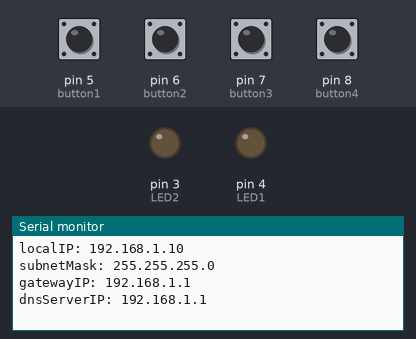
The sketch below on a simulated Arduino Uno, built with avr-gcc and run on an emulated ATmega328P. Parts: output pins drawn as LEDs (lit = HIGH), the last lines printed to the serial monitor. The inputs (shaded band) are chosen by the test bench; at power-on: pin 5 (button1), pin 6 (button2), pin 7 (button3), pin 8 (button4) HIGH. WiFi joins after 1.5 s; servers stay silent unless stated.

Above: at 1.2 s.
1.3 s: pin 5 (button1) pulled LOW for 0.15 s
At 1.51 s:
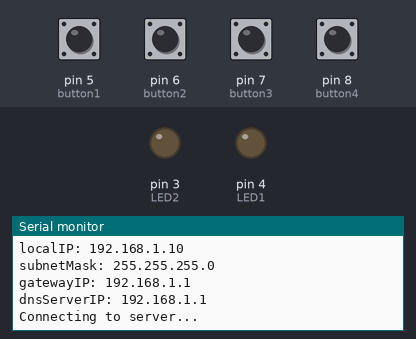
At 2.7 s:
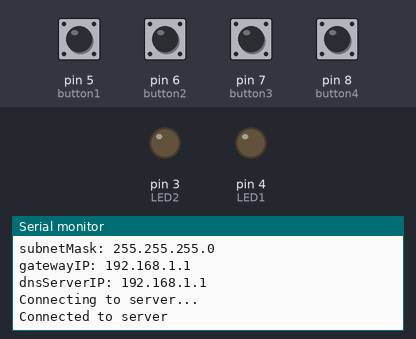

The sketch:

update_enc.ino
```cpp
#include <ezButton.h>
#include <UIPEthernet.h>

EthernetClient client;
unsigned long nextConnectTime = 0;
ezButton button1(5); // create ezButton object that attach to pin 6;
ezButton button2(6); // create ezButton object that attach to pin 7;
ezButton button3(7); // create ezButton object that attach to pin 8;
ezButton button4(8); // create ezButton object that attach to pin 5;
const int LED1 = 4;
const int LED2 = 3;
int size;

uint8_t *stat = NULL;

void setup()
{
    Serial.begin(9600);
    button1.setDebounceTime(50); // set debounce time to 50 milliseconds
    button2.setDebounceTime(50);  // set debounce time to 50 milliseconds
    button3.setDebounceTime(50);  // set debounce time to 50 milliseconds
    button4.setDebounceTime(50);  // set debounce time to 50 milliseconds
  pinMode(LED1, OUTPUT);
  pinMode(LED2, OUTPUT);

    uint8_t mac[6] = {0x00, 0x01, 0x02, 0x03, 0x04, 0x05};
    Ethernet.begin(mac, IPAddress(192, 168, 1, 10));

    Serial.print("localIP: ");
    Serial.println(Ethernet.localIP());
    Serial.print("subnetMask: ");
    Serial.println(Ethernet.subnetMask());
    Serial.print("gatewayIP: ");
    Serial.println(Ethernet.gatewayIP());
    Serial.print("dnsServerIP: ");
    Serial.println(Ethernet.dnsServerIP());
                    client.stop();

}

void loop()
{
    button1.loop(); // MUST call the loop() function first
    button2.loop(); // MUST call the loop() function first
    button3.loop(); // MUST call the loop() function first
    button4.loop(); // MUST call the loop() function first

    if (button4.isPressed()){
        me('4');
            if(stat!= NULL)
         digitalWrite(LED2,LOW);
                client.stop();


    }
    else if (button3.isPressed()){
        me('3');
          if(stat!= NULL)
         digitalWrite(LED1,LOW);
                client.stop();

    }
    else if (button2.isPressed())
    {
        me('2');
         if(stat!= NULL)
         digitalWrite(LED2,HIGH);
                 client.stop();


    }
    else if (button1.isPressed())
    {
        me('1');
        if(stat!= NULL)
  digitalWrite(LED1,HIGH);
        client.stop();

    }
}

void me(char i)
{
    unsigned long currentTime = millis();

    if (currentTime >= nextConnectTime)
    {
        nextConnectTime = currentTime + 3000;

        Serial.println("Connecting to server...");
        if (client.connect(IPAddress(192, 168, 1, 177), 4080))
        {
            Serial.println("Connected to server");
            client.println(i);

            while (client.available() == 0)
            {
                if (millis() >= nextConnectTime)
                {
                    Serial.println("Timeout waiting for server response");
                    void(* resetFunc) (void) = 0;
                }
            }

            size = client.available();
            stat = (uint8_t *)malloc(size);
            if (stat == NULL)
            {
                Serial.println("Failed to allocate memory for response");
            }

            size = client.read(stat, size);
            Serial.write(stat, size);

            if (size > 0)
            {
                          Serial.write(stat, size);

            }
            else
            {
                Serial.println("Invalid server response");
            }

            free(stat);
        }
        else
        {
            Serial.println("Failed to connect to server");
             i = 0;
            stat = NULL; // Erase client message
            size = 0; // Erase client message
        }
    }

}
```

Measured:
- after the input at 1.3 s, the serial monitor: prints a new line after 0.05 s (image 1)
